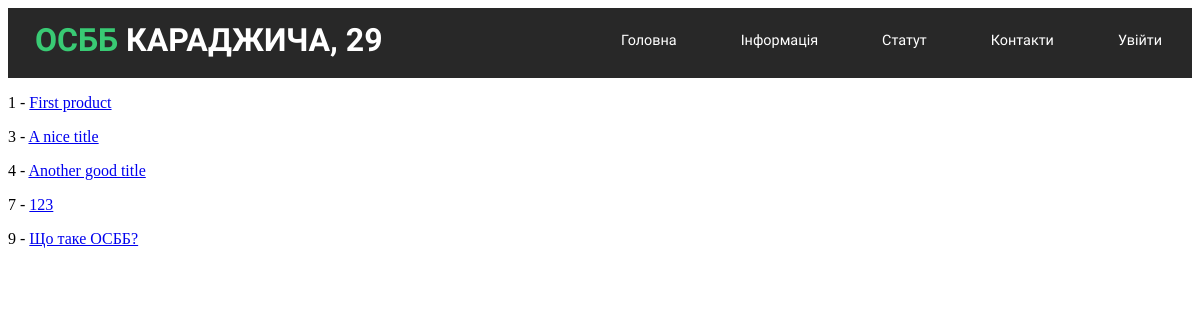
Before: /products/ with the older database file.
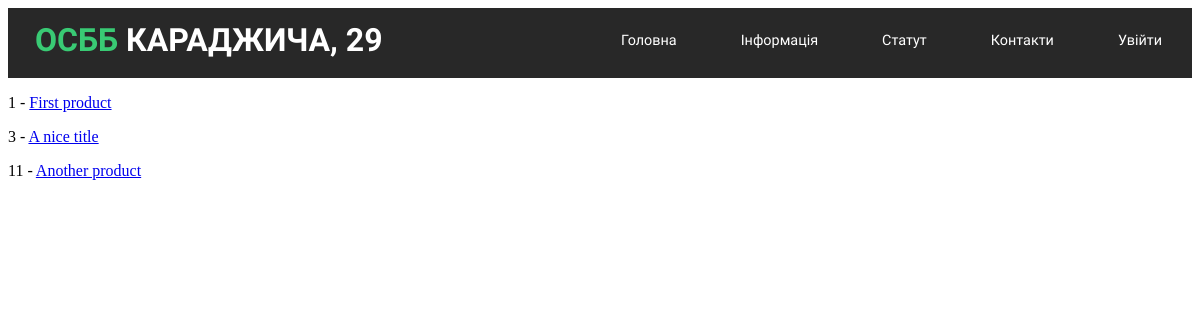
After: the same page with the newer database file.
### products/models.py (models this page shows)
class Product(models.Model):
	title = models.CharField(max_length=120)
	description = models.TextField(blank=True, null=True)
	price = models.DecimalField(decimal_places=2, max_digits=10000)
	summary = models.TextField()
	def get_absolute_url(self):
		return f"/products/{self.id}/"

### products/views.py (the view)
# urls.py: path('products/', product_list_view, name='product-list'),
def product_list_view(request):
	queryset = Product.objects.all() #Видає список об'єктів
	context = {
		"object_list": queryset #Завдяки цьому рядку, можна виводити список об'єктів за допомогою {{ object_list }} в html-файлі'
	}
	return render(request, "products/product_list.html", context)

### products/templates/products/product_list.html
{% extends 'base.html' %}
{% block content %}
{% for instance in object_list %}
     <p>{{ instance.id }} - <a href='{{ instance.get_absolute_url }}'>{{ instance.title }}</a></p>
{% endfor %}
{% endblock %}

### templates/base.html (shortened to what this page needs)
<!DOCTYPE html>
<!DOCTYPE html>
<html>
<head>
</head>
<body>
	{% include 'navbar.html' %}
	{% block content %}{%endblock %}
</body>
</html>

### templates/navbar.html (shortened to what this page needs)
<!DOCTYPE html>
<html lang="ua">
	<head>
		<link rel="stylesheet" type="text/css" href="/static/css/navbar.css" >
	</head>
	<header>
		<a href="{% url 'home' %}"><h1 class="titletext">ОСББ <span class="titletext2">КАРАДЖИЧА, 29</span></h1></a>
		<nav>
			<ul>
				<li><a href="{% url 'home' %}" class="navbutton">Головна</a></li>
				<li><a href="{% url 'information' %}" class="navbutton">Інформація</a></li>
				<li><a href="{% url 'regulations' %}" class="navbutton">Статут</a></li>
				<li><a href="{% url 'contacts' %}" class="navbutton">Контакти</a></li>
				<li><a href="#" class="navbutton">Увійти</a></li>
			</ul>
		</nav>
	</header>
</html>

### static/css/navbar.css (style rules this page uses)
html { margin: 0; padding: 0; }
header { width: 100%; height: 70px; background-color: #282828; }
.titletext { position: absolute; padding: 3px; float: left; margin-left: 2%; margin-top: 10px; font-family: 'Russo One', cursive; color: #39ca74; }
.titletext2 { color: #ffffff; }
ul { width: auto; float: right; margin-top: 8px; }
li { display: inline-block; padding: 15px 30px; }
.navbutton { text-align: center; color: #ffffff; text-decoration: none; font-family: 'Poiret One', sans-serif; font-size: 1.2vw; }

Changed rows visible on the page:
removed Product: id "4", title "Another good title"
removed Product: id "7", title "123"
removed Product: id "9", title "Що таке ОСББ?"
added Product: id "11", title "Another product"
